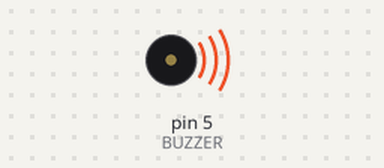
Bench run of a sketch on a simulated Arduino Uno, built with avr-gcc and run on an emulated ATmega328P. Parts: buzzer (waves = sounding).

Above: at 0.1 s.
At 35.6 s:
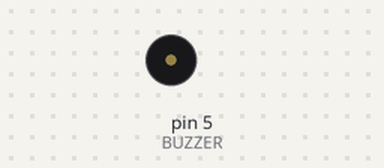
Timing chart, 0 to 40.0 s (numbered marks = the images above):
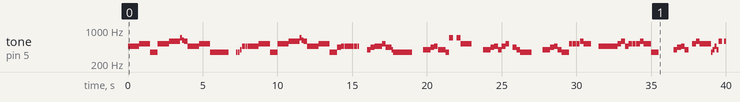

Measured:
- by itself, tone on pin 5 (BUZZER): plays 466 Hz for 0.75 s, 523 Hz for 0.75 s, 349 Hz for 0.50 s, 523 Hz for 0.75 s, 587 Hz for 0.75 s, 698 Hz for 0.13 s … (90 notes in this stretch)

The sketch:

tones.ino
```cpp
#include "pitches.h"
const int BUZZER = 5;
const float BEAT = 500;

void setup() {
  Serial.begin(9600);
  pinMode(BUZZER, OUTPUT);
  digitalWrite(BUZZER, HIGH);
}

void magic_johnson() {
  //measure 1
  tone(BUZZER, NOTE_AS4, BEAT * 1.5);
  delay(BEAT * 1.5);
  tone(BUZZER, NOTE_C5, BEAT * 1.5);
  delay(BEAT * 1.5);
  tone(BUZZER, NOTE_F4, BEAT);
  delay(BEAT);
  tone(BUZZER, NOTE_C5, BEAT * 1.5);
  delay(BEAT * 1.5);
  tone(BUZZER, NOTE_D5, BEAT * 1.5);
  delay(BEAT * 1.5);
  tone(BUZZER, NOTE_F5, BEAT * 0.25);
  delay(BEAT * 0.25);
  tone(BUZZER, NOTE_DS5, BEAT * 0.25);
  delay(BEAT * 0.25);
  tone(BUZZER, NOTE_D5, BEAT * 0.5);
  delay(BEAT * 0.5);
  tone(BUZZER, NOTE_AS4, BEAT * 1.5);
  delay(BEAT * 1.5);
  tone(BUZZER, NOTE_C5, BEAT * 1.5);
  delay(BEAT * 1.5);
  tone(BUZZER, NOTE_F4, BEAT * 2.5);
  delay(BEAT * 2.5);
  delay(BEAT);
  tone(BUZZER, NOTE_F4, BEAT * 0.2);
  delay(BEAT * 0.25);
  tone(BUZZER, NOTE_F4, BEAT * 0.2);
  delay(BEAT * 0.25);
  tone(BUZZER, NOTE_G4, BEAT * 0.2);
  delay(BEAT * 0.25);
  tone(BUZZER, NOTE_AS4, BEAT * 0.45);
  delay(BEAT * 0.5);
  tone(BUZZER, NOTE_AS4, BEAT * 0.2);
  delay(BEAT * 0.25);
  //repeat
  tone(BUZZER, NOTE_AS4, BEAT * 1.5);
  delay(BEAT * 1.5);
  tone(BUZZER, NOTE_C5, BEAT * 1.5);
  delay(BEAT * 1.5);
  tone(BUZZER, NOTE_F4, BEAT);
  delay(BEAT);
  tone(BUZZER, NOTE_C5, BEAT * 1.5);
  delay(BEAT * 1.5);
  tone(BUZZER, NOTE_D5, BEAT * 1.5);
  delay(BEAT * 1.5);
  tone(BUZZER, NOTE_F5, BEAT * 0.25);
  delay(BEAT * 0.25);
  tone(BUZZER, NOTE_DS5, BEAT * 0.25);
  delay(BEAT * 0.25);
  tone(BUZZER, NOTE_D5, BEAT * 0.5);
  delay(BEAT * 0.5);
  tone(BUZZER, NOTE_AS4, BEAT * 1.5);
  delay(BEAT * 1.5);
  tone(BUZZER, NOTE_C5, BEAT * 1.5);
  delay(BEAT * 1.5);
  tone(BUZZER, NOTE_F4, BEAT);
  delay(BEAT * 1);
  tone(BUZZER, NOTE_A4, BEAT * 0.5);
  delay(BEAT * 0.5);
  tone(BUZZER, NOTE_AS4, BEAT * 0.45);
  delay(BEAT * 0.5);
  tone(BUZZER, NOTE_AS4, BEAT);
  delay(BEAT);
  tone(BUZZER, NOTE_AS4, BEAT * 0.2);
  delay(BEAT * 0.25);
  tone(BUZZER, NOTE_AS4, BEAT * 0.4);
  delay(BEAT * 0.5);
  tone(BUZZER, NOTE_AS4, BEAT * 0.2);
  delay(BEAT * 0.25);
  //measure 7
  delay(BEAT);
  tone(BUZZER, NOTE_G4, BEAT * 0.5);
  delay(BEAT * 0.5);
  tone(BUZZER, NOTE_A4, BEAT * 0.5);
  delay(BEAT * 0.5);
  tone(BUZZER, NOTE_AS4, BEAT * 0.45);
  delay(BEAT * 0.5);
  tone(BUZZER, NOTE_AS4, BEAT * 0.5);
  delay(BEAT * 0.5);
  tone(BUZZER, NOTE_C5, BEAT * 0.5);
  delay(BEAT * 0.5);
  tone(BUZZER, NOTE_A4, BEAT * 0.75);
  delay(BEAT * 0.75);
  tone(BUZZER, NOTE_G4, BEAT * 0.2);
  delay(BEAT * 0.25);
  tone(BUZZER, NOTE_F4, BEAT * 2.5);
  delay(BEAT * 2.5);
  delay(BEAT);
  //measure 9
  delay(BEAT * 0.5);
  tone(BUZZER, NOTE_G4, BEAT * 0.5);
  delay(BEAT * 0.5);
  tone(BUZZER, NOTE_G4, BEAT * 0.5);
  delay(BEAT * 0.5);
  tone(BUZZER, NOTE_A4, BEAT * 0.5);
  delay(BEAT * 0.5);
  tone(BUZZER, NOTE_AS4, BEAT * 0.45);
  delay(BEAT * 0.5);
  tone(BUZZER, NOTE_G4, BEAT);
  delay(BEAT);
  tone(BUZZER, NOTE_F4, BEAT * 0.5);
  delay(BEAT * 0.5);
  //measure 10
  tone(BUZZER, NOTE_F5, BEAT * 0.5);
  delay(BEAT * 0.5);
  delay(BEAT * 0.5);
  tone(BUZZER, NOTE_F5, BEAT * 0.5);
  delay(BEAT * 0.5);
  tone(BUZZER, NOTE_C5, BEAT * 1.5);
  delay(BEAT * 1.5);
  delay(BEAT);
  //measure 11
  delay(BEAT * 0.5);
  tone(BUZZER, NOTE_G4, BEAT * 0.5);
  delay(BEAT * 0.5);
  tone(BUZZER, NOTE_G4, BEAT * 0.5);
  delay(BEAT * 0.5);
  tone(BUZZER, NOTE_A4, BEAT * 0.5);
  delay(BEAT * 0.5);
  tone(BUZZER, NOTE_AS4, BEAT * 0.5);
  delay(BEAT * 0.5);
  tone(BUZZER, NOTE_G4, BEAT * 0.5);
  delay(BEAT * 0.5);
  tone(BUZZER, NOTE_AS4, BEAT * 0.5);
  delay(BEAT * 0.5);
  tone(BUZZER, NOTE_C5, BEAT * 0.5);
  delay(BEAT * 0.5);
  //measure 12
  delay(BEAT * 0.5);
  tone(BUZZER, NOTE_A4, BEAT * 0.5);
  delay(BEAT * 0.5);
  tone(BUZZER, NOTE_G4, BEAT * 0.5);
  delay(BEAT * 0.5);
  tone(BUZZER, NOTE_F4, BEAT * 1.5);
  delay(BEAT * 1.5);
  delay(BEAT);
  //measure 13
  delay(BEAT * 0.5);
  tone(BUZZER, NOTE_G4, BEAT * 0.5);
  delay(BEAT * 0.5);
  tone(BUZZER, NOTE_G4, BEAT * 0.5);
  delay(BEAT * 0.5);
  tone(BUZZER, NOTE_A4, BEAT * 0.5);
  delay(BEAT * 0.5);
  tone(BUZZER, NOTE_AS4, BEAT * 0.5);
  delay(BEAT * 0.5);
  tone(BUZZER, NOTE_G4, BEAT * 0.5);
  delay(BEAT * 0.5);
  tone(BUZZER, NOTE_F4, BEAT);
  delay(BEAT);
  //measure 14
  tone(BUZZER, NOTE_C5, BEAT * 0.45);
  delay(BEAT * 0.5);
  tone(BUZZER, NOTE_C5, BEAT * 0.45);
  delay(BEAT * 0.5);
  tone(BUZZER, NOTE_C5, BEAT * 0.45);
  delay(BEAT * 0.5);
  tone(BUZZER, NOTE_D5, BEAT * 0.5);
  delay(BEAT * 0.5);
  tone(BUZZER, NOTE_C5, BEAT);
  delay(BEAT);
  delay(BEAT);
  //measure 15
  tone(BUZZER, NOTE_AS4, BEAT * 2.5);
  delay(BEAT * 2.5);
  tone(BUZZER, NOTE_C5, BEAT * 0.5);
  delay(BEAT * 0.5);
  tone(BUZZER, NOTE_D5, BEAT * 0.5);
  delay(BEAT * 0.5);
  tone(BUZZER, NOTE_AS4, BEAT * 0.5);
  delay(BEAT * 0.5);
  //measure 16
  tone(BUZZER, NOTE_C5, BEAT * 0.45);
  delay(BEAT * 0.5);
  tone(BUZZER, NOTE_C5, BEAT * 0.45);
  delay(BEAT * 0.5);
  tone(BUZZER, NOTE_C5, BEAT * 0.5);
  delay(BEAT * 0.5);
  tone(BUZZER, NOTE_D5, BEAT * 0.5);
  delay(BEAT * 0.5);
  tone(BUZZER, NOTE_C5, BEAT);
  delay(BEAT);
  tone(BUZZER, NOTE_F4, BEAT);
  delay(BEAT);
  //measure 17
  delay(BEAT * 2);
  tone(BUZZER, NOTE_G4, BEAT * 0.5);
  delay(BEAT * 0.5);
  tone(BUZZER, NOTE_A4, BEAT * 0.5);
  delay(BEAT * 0.5);
  tone(BUZZER, NOTE_AS4, BEAT * 0.5);
  delay(BEAT * 0.5);
  tone(BUZZER, NOTE_G4, BEAT * 0.5);
  delay(BEAT * 0.5);
  //measure 18
  delay(BEAT * 0.5);
  tone(BUZZER, NOTE_C5, BEAT * 0.5);
  delay(BEAT * 0.5);
  tone(BUZZER, NOTE_D5, BEAT * 0.5);
  delay(BEAT * 0.5);
  tone(BUZZER, NOTE_C5, BEAT * 1.5);
  delay(BEAT * 1.5);
  tone(BUZZER, NOTE_F4, BEAT * 0.25);
  delay(BEAT * 0.25);
  tone(BUZZER, NOTE_G4, BEAT * 0.25);
  delay(BEAT * 0.25);
  tone(BUZZER, NOTE_AS4, BEAT * 0.25);
  delay(BEAT * 0.25);
  tone(BUZZER, NOTE_G4, BEAT * 0.25);
  delay(BEAT * 0.25);
  //measure 19
  tone(BUZZER, NOTE_D5, BEAT * 0.5);
  delay(BEAT * 0.75);
  tone(BUZZER, NOTE_D5, BEAT * 0.75);
  delay(BEAT * 0.75);
  tone(BUZZER, NOTE_C5, BEAT * 1.5);
  delay(BEAT * 1.5);
  tone(BUZZER, NOTE_F4, BEAT * 0.25);
  delay(BEAT * 0.25);
  tone(BUZZER, NOTE_G4, BEAT * 0.25);
  delay(BEAT * 0.25);
  tone(BUZZER, NOTE_AS4, BEAT * 0.25);
  delay(BEAT * 0.25);
  tone(BUZZER, NOTE_G4, BEAT * 0.25);
  delay(BEAT * 0.25);
  //measure 20
  tone(BUZZER, NOTE_C5, BEAT * 0.5);
  delay(BEAT * 0.75);
  tone(BUZZER, NOTE_C5, BEAT * 0.75);
  delay(BEAT * 0.75);
  tone(BUZZER, NOTE_AS4, BEAT * 0.75);
  delay(BEAT * 0.75);
  tone(BUZZER, NOTE_A4, BEAT * 0.25);
  delay(BEAT * 0.25);
  tone(BUZZER, NOTE_G4, BEAT * 0.5);
  delay(BEAT * 0.5);
  tone(BUZZER, NOTE_F4, BEAT * 0.25);
  delay(BEAT * 0.25);
  tone(BUZZER, NOTE_G4, BEAT * 0.25);
  delay(BEAT * 0.25);
  tone(BUZZER, NOTE_AS4, BEAT * 0.25);
  delay(BEAT * 0.25);
  tone(BUZZER, NOTE_G4, BEAT * 0.2);
  delay(BEAT * 0.25);
  //measure 21
  tone(BUZZER, NOTE_B5, BEAT);
  delay(BEAT);
  tone(BUZZER, NOTE_C5, BEAT * 0.45);
  delay(BEAT * 0.5);
  tone(BUZZER, NOTE_A4, BEAT * 0.75);
  delay(BEAT * 0.75);
  tone(BUZZER, NOTE_G4, BEAT * 0.25);
  delay(BEAT * 0.25);
  tone(BUZZER, NOTE_F4, BEAT * 0.95);
  delay(BEAT);
  tone(BUZZER, NOTE_F4, BEAT * 0.5);
  delay(BEAT * 0.5);
  //measure 22
  tone(BUZZER, NOTE_C5, BEAT * 0.8);
  delay(BEAT);
  tone(BUZZER, NOTE_B5, BEAT * 2);
  delay(BEAT * 2);
  tone(BUZZER, NOTE_F4, BEAT * 0.25);
  delay(BEAT * 0.25);
  tone(BUZZER, NOTE_G4, BEAT * 0.25);
  delay(BEAT * 0.25);
  tone(BUZZER, NOTE_AS4, BEAT * 0.25);
  delay(BEAT * 0.25);
  tone(BUZZER, NOTE_G4, BEAT * 0.2);
  delay(BEAT * 0.25);
  //measure 23
  tone(BUZZER, NOTE_D5, BEAT * 0.5);
  delay(BEAT * 0.75);
  tone(BUZZER, NOTE_D5, BEAT * 0.75);
  delay(BEAT * 0.75);
  tone(BUZZER, NOTE_C5, BEAT * 1.5);
  delay(BEAT * 1.5);
  tone(BUZZER, NOTE_F4, BEAT * 0.25);
  delay(BEAT * 0.25);
  tone(BUZZER, NOTE_G4, BEAT * 0.25);
  delay(BEAT * 0.25);
  tone(BUZZER, NOTE_AS4, BEAT * 0.25);
  delay(BEAT * 0.25);
  tone(BUZZER, NOTE_G4, BEAT * 0.25);
  delay(BEAT * 0.25);
  //measure 24
  tone(BUZZER, NOTE_F5, BEAT);
  delay(BEAT);
  tone(BUZZER, NOTE_A4, BEAT * 0.5);
  delay(BEAT * 0.5);
  tone(BUZZER, NOTE_AS4, BEAT * 0.75);
  delay(BEAT * 0.75);
  tone(BUZZER, NOTE_F4, BEAT * 0.2);
  delay(BEAT * 0.25);
  tone(BUZZER, NOTE_G4, BEAT * 0.5);
  delay(BEAT * 0.5);
  tone(BUZZER, NOTE_F4, BEAT * 0.25);
  delay(BEAT * 0.25);
  tone(BUZZER, NOTE_G4, BEAT * 0.25);
  delay(BEAT * 0.25);
  tone(BUZZER, NOTE_AS4, BEAT * 0.25);
  delay(BEAT * 0.25);
  tone(BUZZER, NOTE_G4, BEAT * 0.25);
  delay(BEAT * 0.25);
  //measure 25
  tone(BUZZER, NOTE_AS4, BEAT * 0.95);
  delay(BEAT);
  tone(BUZZER, NOTE_C5, BEAT * 0.45);
  delay(BEAT * 0.5);
  tone(BUZZER, NOTE_A4, BEAT * 0.7);
  delay(BEAT * 0.75);
  tone(BUZZER, NOTE_G4, BEAT * 0.2);
  delay(BEAT * 0.25);
  tone(BUZZER, NOTE_F4, BEAT * 0.9);
  delay(BEAT);
  tone(BUZZER, NOTE_F4, BEAT * 0.45);
  delay(BEAT * 0.5);
  tone(BUZZER, NOTE_C5, BEAT * 0.7);
  delay(BEAT);
  tone(BUZZER, NOTE_AS4, BEAT * 2);
  delay(BEAT * 2);
}

void loop() {
  magic_johnson();
  delay(100000);
}
```

pitches.h
```cpp
/*************************************************
 * Public Constants
 *************************************************/

#define NOTE_B0  31
#define NOTE_C1  33
#define NOTE_CS1 35
#define NOTE_D1  37
#define NOTE_DS1 39
#define NOTE_E1  41
#define NOTE_F1  44
#define NOTE_FS1 46
#define NOTE_G1  49
#define NOTE_GS1 52
#define NOTE_A1  55
#define NOTE_AS1 58
#define NOTE_B1  62
#define NOTE_C2  65
#define NOTE_CS2 69
#define NOTE_D2  73
#define NOTE_DS2 78
#define NOTE_E2  82
#define NOTE_F2  87
#define NOTE_FS2 93
#define NOTE_G2  98
#define NOTE_GS2 104
#define NOTE_A2  110
#define NOTE_AS2 117
#define NOTE_B2  123
#define NOTE_C3  131
#define NOTE_CS3 139
#define NOTE_D3  147
#define NOTE_DS3 156
#define NOTE_E3  165
#define NOTE_F3  175
#define NOTE_FS3 185
#define NOTE_G3  196
#define NOTE_GS3 208
#define NOTE_A3  220
#define NOTE_AS3 233
#define NOTE_B3  247
#define NOTE_C4  262
#define NOTE_CS4 277
#define NOTE_D4  294
#define NOTE_DS4 311
#define NOTE_E4  330
#define NOTE_F4  349
#define NOTE_FS4 370
#define NOTE_G4  392
#define NOTE_GS4 415
#define NOTE_A4  440
#define NOTE_AS4 466
#define NOTE_B4  494
#define NOTE_C5  523
#define NOTE_CS5 554
#define NOTE_D5  587
#define NOTE_DS5 622
#define NOTE_E5  659
#define NOTE_F5  698
#define NOTE_FS5 740
#define NOTE_G5  784
#define NOTE_GS5 831
#define NOTE_A5  880
#define NOTE_AS5 932
#define NOTE_B5  988
#define NOTE_C6  1047
#define NOTE_CS6 1109
#define NOTE_D6  1175
#define NOTE_DS6 1245
#define NOTE_E6  1319
#define NOTE_F6  1397
#define NOTE_FS6 1480
#define NOTE_G6  1568
#define NOTE_GS6 1661
#define NOTE_A6  1760
#define NOTE_AS6 1865
#define NOTE_B6  1976
#define NOTE_C7  2093
#define NOTE_CS7 2217
#define NOTE_D7  2349
#define NOTE_DS7 2489
#define NOTE_E7  2637
#define NOTE_F7  2794
#define NOTE_FS7 2960
#define NOTE_G7  3136
#define NOTE_GS7 3322
#define NOTE_A7  3520
#define NOTE_AS7 3729
#define NOTE_B7  3951
#define NOTE_C8  4186
#define NOTE_CS8 4435
#define NOTE_D8  4699
#define NOTE_DS8 4978
```
